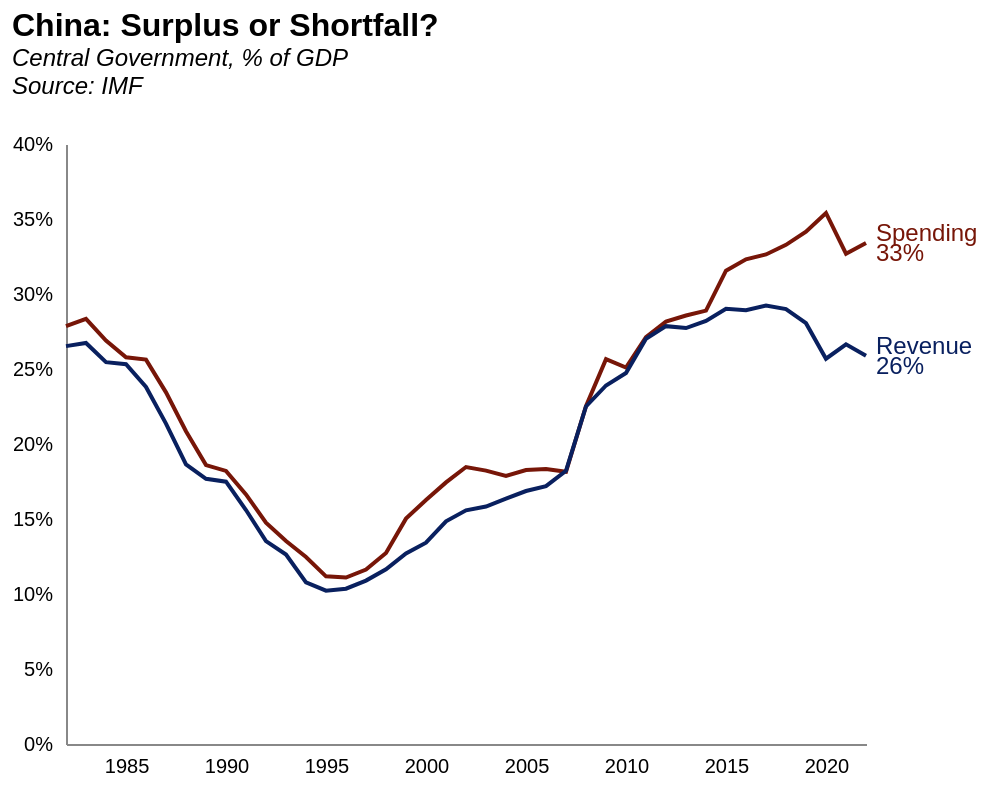

The specification (Vega-Lite) saved for this image:
### Vega-Lite specification from a JSON file in a GitHub repository (floating-point values rounded to 4 significant figures)
{"config": {"axisX": {"labelPadding": 6, "tickOpacity": 0, "title": null, "grid": false, "ticks": false, "labelSeparation": 10}, "axisY": {"title": null, "grid": false, "tickOpacity": 0}, "title": {"fontSize": 16, "subtitleFontSize": 12, "subtitleFontStyle": "italic", "anchor": "start", "color": "black"}, "view": {"stroke": "transparent"}}, "layer": [{"mark": {"type": "line"}, "encoding": {"color": {"field": "Series", "legend": null, "scale": {"range": ["rgb(9, 32, 95)", "rgb(119, 22, 8)"]}, "type": "nominal"}, "x": {"axis": {"labelAngle": 0}, "field": "Year", "type": "temporal"}, "y": {"axis": {"format": "%"}, "field": "Value", "title": "", "type": "quantitative"}}}, {"mark": {"type": "text", "align": "left", "baseline": "middle", "dx": 5, "dy": -5, "fontSize": 12}, "encoding": {"color": {"field": "Series", "scale": {"range": ["rgb(9, 32, 95)", "rgb(119, 22, 8)"]}, "type": "nominal"}, "text": {"field": "Series", "type": "nominal"}, "x": {"axis": {"labelAngle": 0}, "field": "Year", "type": "temporal"}, "y": {"axis": {"format": "%"}, "field": "Value", "title": "", "type": "quantitative"}}, "transform": [{"filter": "year(datum.Year) == 2022"}]}, {"mark": {"type": "text", "align": "left", "baseline": "middle", "dx": 5, "dy": 5, "fontSize": 12}, "encoding": {"color": {"field": "Series", "scale": {"range": ["rgb(9, 32, 95)", "rgb(119, 22, 8)"]}, "type": "nominal"}, "text": {"field": "Value", "format": ".0%", "type": "quantitative"}, "x": {"axis": {"labelAngle": 0}, "field": "Year", "type": "temporal"}, "y": {"axis": {"format": "%"}, "field": "Value", "title": "", "type": "quantitative"}}, "transform": [{"filter": "year(datum.Year) == 2022"}]}], "data": {"name": "data-63467b83032a10b43cfca1e5ce4687de"}, "height": 300, "title": {"text": "China: Surplus or Shortfall?", "subtitle": ["Central Government, % of GDP", "Source: IMF", ""]}, "width": 400, "$schema": "https://vega.github.io/schema/vega-lite/v5.8.0.json", "datasets": {"data-63467b83032a10b43cfca1e5ce4687de": [{"Country": "China", "Year": "1982-01-01T00:00:00", "Series": "Spending", "Value": 0.2786}, {"Country": "China", "Year": "1983-01-01T00:00:00", "Series": "Spending", "Value": 0.2834}, {"Country": "China", "Year": "1984-01-01T00:00:00", "Series": "Spending", "Value": 0.269}, {"Country": "China", "Year": "1985-01-01T00:00:00", "Series": "Spending", "Value": 0.2578}, {"Country": "China", "Year": "1986-01-01T00:00:00", "Series": "Spending", "Value": 0.2562}, {"Country": "China", "Year": "1987-01-01T00:00:00", "Series": "Spending", "Value": 0.2344}, {"Country": "China", "Year": "1988-01-01T00:00:00", "Series": "Spending", "Value": 0.2085}, {"Country": "China", "Year": "1989-01-01T00:00:00", "Series": "Spending", "Value": 0.186}, {"Country": "China", "Year": "1990-01-01T00:00:00", "Series": "Spending", "Value": 0.1821}, {"Country": "China", "Year": "1991-01-01T00:00:00", "Series": "Spending", "Value": 0.1664}, {"Country": "China", "Year": "1992-01-01T00:00:00", "Series": "Spending", "Value": 0.1475}, {"Country": "China", "Year": "1993-01-01T00:00:00", "Series": "Spending", "Value": 0.1353}, {"Country": "China", "Year": "1994-01-01T00:00:00", "Series": "Spending", "Value": 0.1247}, {"Country": "China", "Year": "1995-01-01T00:00:00", "Series": "Spending", "Value": 0.1118}, {"Country": "China", "Year": "1996-01-01T00:00:00", "Series": "Spending", "Value": 0.111}, {"Country": "China", "Year": "1997-01-01T00:00:00", "Series": "Spending", "Value": 0.1163}, {"Country": "China", "Year": "1998-01-01T00:00:00", "Series": "Spending", "Value": 0.1274}, {"Country": "China", "Year": "1999-01-01T00:00:00", "Series": "Spending", "Value": 0.1502}, {"Country": "China", "Year": "2000-01-01T00:00:00", "Series": "Spending", "Value": 0.1627}, {"Country": "China", "Year": "2001-01-01T00:00:00", "Series": "Spending", "Value": 0.1744}, {"Country": "China", "Year": "2002-01-01T00:00:00", "Series": "Spending", "Value": 0.1846}, {"Country": "China", "Year": "2003-01-01T00:00:00", "Series": "Spending", "Value": 0.1823}, {"Country": "China", "Year": "2004-01-01T00:00:00", "Series": "Spending", "Value": 0.1787}, {"Country": "China", "Year": "2005-01-01T00:00:00", "Series": "Spending", "Value": 0.1827}, {"Country": "China", "Year": "2006-01-01T00:00:00", "Series": "Spending", "Value": 0.1834}, {"Country": "China", "Year": "2007-01-01T00:00:00", "Series": "Spending", "Value": 0.1815}, {"Country": "China", "Year": "2008-01-01T00:00:00", "Series": "Spending", "Value": 0.2253}, {"Country": "China", "Year": "2009-01-01T00:00:00", "Series": "Spending", "Value": 0.2565}, {"Country": "China", "Year": "2010-01-01T00:00:00", "Series": "Spending", "Value": 0.2509}, {"Country": "China", "Year": "2011-01-01T00:00:00", "Series": "Spending", "Value": 0.2712}, {"Country": "China", "Year": "2012-01-01T00:00:00", "Series": "Spending", "Value": 0.2816}, {"Country": "China", "Year": "2013-01-01T00:00:00", "Series": "Spending", "Value": 0.2856}, {"Country": "China", "Year": "2014-01-01T00:00:00", "Series": "Spending", "Value": 0.2889}, {"Country": "China", "Year": "2015-01-01T00:00:00", "Series": "Spending", "Value": 0.3155}, {"Country": "China", "Year": "2016-01-01T00:00:00", "Series": "Spending", "Value": 0.3232}, {"Country": "China", "Year": "2017-01-01T00:00:00", "Series": "Spending", "Value": 0.3264}, {"Country": "China", "Year": "2018-01-01T00:00:00", "Series": "Spending", "Value": 0.3328}, {"Country": "China", "Year": "2019-01-01T00:00:00", "Series": "Spending", "Value": 0.3415}, {"Country": "China", "Year": "2020-01-01T00:00:00", "Series": "Spending", "Value": 0.354}, {"Country": "China", "Year": "2021-01-01T00:00:00", "Series": "Spending", "Value": 0.3269}, {"Country": "China", "Year": "2022-01-01T00:00:00", "Series": "Spending", "Value": 0.334}, {"Country": "China", "Year": "1982-01-01T00:00:00", "Series": "Revenue", "Value": 0.2652}, {"Country": "China", "Year": "1983-01-01T00:00:00", "Series": "Revenue", "Value": 0.2673}, {"Country": "China", "Year": "1984-01-01T00:00:00", "Series": "Revenue", "Value": 0.2546}, {"Country": "China", "Year": "1985-01-01T00:00:00", "Series": "Revenue", "Value": 0.2532}, {"Country": "China", "Year": "1986-01-01T00:00:00", "Series": "Revenue", "Value": 0.238}, {"Country": "China", "Year": "1987-01-01T00:00:00", "Series": "Revenue", "Value": 0.2136}, {"Country": "China", "Year": "1988-01-01T00:00:00", "Series": "Revenue", "Value": 0.1863}, {"Country": "China", "Year": "1989-01-01T00:00:00", "Series": "Revenue", "Value": 0.1768}, {"Country": "China", "Year": "1990-01-01T00:00:00", "Series": "Revenue", "Value": 0.1749}, {"Country": "China", "Year": "1991-01-01T00:00:00", "Series": "Revenue", "Value": 0.156}, {"Country": "China", "Year": "1992-01-01T00:00:00", "Series": "Revenue", "Value": 0.1352}, {"Country": "China", "Year": "1993-01-01T00:00:00", "Series": "Revenue", "Value": 0.1263}, {"Country": "China", "Year": "1994-01-01T00:00:00", "Series": "Revenue", "Value": 0.1078}, {"Country": "China", "Year": "1995-01-01T00:00:00", "Series": "Revenue", "Value": 0.1022}, {"Country": "China", "Year": "1996-01-01T00:00:00", "Series": "Revenue", "Value": 0.1035}, {"Country": "China", "Year": "1997-01-01T00:00:00", "Series": "Revenue", "Value": 0.1089}, {"Country": "China", "Year": "1998-01-01T00:00:00", "Series": "Revenue", "Value": 0.1165}, {"Country": "China", "Year": "1999-01-01T00:00:00", "Series": "Revenue", "Value": 0.127}, {"Country": "China", "Year": "2000-01-01T00:00:00", "Series": "Revenue", "Value": 0.1342}, {"Country": "China", "Year": "2001-01-01T00:00:00", "Series": "Revenue", "Value": 0.1484}, {"Country": "China", "Year": "2002-01-01T00:00:00", "Series": "Revenue", "Value": 0.1558}, {"Country": "China", "Year": "2003-01-01T00:00:00", "Series": "Revenue", "Value": 0.1583}, {"Country": "China", "Year": "2004-01-01T00:00:00", "Series": "Revenue", "Value": 0.1636}, {"Country": "China", "Year": "2005-01-01T00:00:00", "Series": "Revenue", "Value": 0.1687}, {"Country": "China", "Year": "2006-01-01T00:00:00", "Series": "Revenue", "Value": 0.172}, {"Country": "China", "Year": "2007-01-01T00:00:00", "Series": "Revenue", "Value": 0.1821}, {"Country": "China", "Year": "2008-01-01T00:00:00", "Series": "Revenue", "Value": 0.225}, {"Country": "China", "Year": "2009-01-01T00:00:00", "Series": "Revenue", "Value": 0.239}, {"Country": "China", "Year": "2010-01-01T00:00:00", "Series": "Revenue", "Value": 0.2473}, {"Country": "China", "Year": "2011-01-01T00:00:00", "Series": "Revenue", "Value": 0.2702}, {"Country": "China", "Year": "2012-01-01T00:00:00", "Series": "Revenue", "Value": 0.2786}, {"Country": "China", "Year": "2013-01-01T00:00:00", "Series": "Revenue", "Value": 0.2773}, {"Country": "China", "Year": "2014-01-01T00:00:00", "Series": "Revenue", "Value": 0.2821}, {"Country": "China", "Year": "2015-01-01T00:00:00", "Series": "Revenue", "Value": 0.2901}, {"Country": "China", "Year": "2016-01-01T00:00:00", "Series": "Revenue", "Value": 0.2892}, {"Country": "China", "Year": "2017-01-01T00:00:00", "Series": "Revenue", "Value": 0.2923}, {"Country": "China", "Year": "2018-01-01T00:00:00", "Series": "Revenue", "Value": 0.2899}, {"Country": "China", "Year": "2019-01-01T00:00:00", "Series": "Revenue", "Value": 0.2805}, {"Country": "China", "Year": "2020-01-01T00:00:00", "Series": "Revenue", "Value": 0.2568}, {"Country": "China", "Year": "2021-01-01T00:00:00", "Series": "Revenue", "Value": 0.2664}, {"Country": "China", "Year": "2022-01-01T00:00:00", "Series": "Revenue", "Value": 0.2588}]}}
